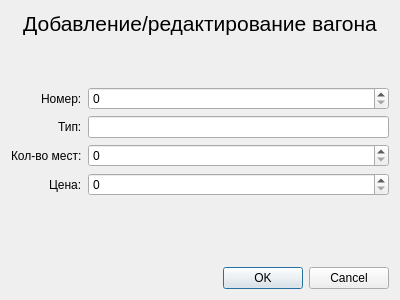
<?xml version="1.0" encoding="UTF-8"?>
<ui version="4.0">
 <class>Dialog_AddWagon</class>
 <widget class="QDialog" name="Dialog_AddWagon">
  <property name="geometry">
   <rect>
    <x>0</x>
    <y>0</y>
    <width>400</width>
    <height>300</height>
   </rect>
  </property>
  <property name="windowTitle">
   <string>Dialog</string>
  </property>
  <layout class="QVBoxLayout" name="verticalLayout">
   <item>
    <widget class="QLabel" name="mainLabel">
     <property name="font">
      <font>
       <pointsize>16</pointsize>
      </font>
     </property>
     <property name="text">
      <string>Добавление/редактирование вагона</string>
     </property>
     <property name="alignment">
      <set>Qt::AlignCenter</set>
     </property>
    </widget>
   </item>
   <item>
    <spacer name="verticalSpacer">
     <property name="orientation">
      <enum>Qt::Vertical</enum>
     </property>
     <property name="sizeHint" stdset="0">
      <size>
       <width>20</width>
       <height>40</height>
      </size>
     </property>
    </spacer>
   </item>
   <item>
    <layout class="QFormLayout" name="formLayout">
     <property name="labelAlignment">
      <set>Qt::AlignRight|Qt::AlignTrailing|Qt::AlignVCenter</set>
     </property>
     <item row="0" column="0">
      <widget class="QLabel" name="label">
       <property name="text">
        <string>Номер:</string>
       </property>
      </widget>
     </item>
     <item row="1" column="0">
      <widget class="QLabel" name="label_2">
       <property name="text">
        <string>Тип:</string>
       </property>
      </widget>
     </item>
     <item row="2" column="0">
      <widget class="QLabel" name="label_3">
       <property name="text">
        <string>Кол-во мест:</string>
       </property>
      </widget>
     </item>
     <item row="0" column="1">
      <widget class="QSpinBox" name="number">
       <property name="maximum">
        <number>999</number>
       </property>
      </widget>
     </item>
     <item row="1" column="1">
      <widget class="QLineEdit" name="type"/>
     </item>
     <item row="2" column="1">
      <widget class="QSpinBox" name="countPlace">
       <property name="maximum">
        <number>999</number>
       </property>
      </widget>
     </item>
     <item row="3" column="1">
      <widget class="QSpinBox" name="price">
       <property name="maximum">
        <number>1000000</number>
       </property>
      </widget>
     </item>
     <item row="3" column="0">
      <widget class="QLabel" name="label_4">
       <property name="text">
        <string>Цена:</string>
       </property>
      </widget>
     </item>
    </layout>
   </item>
   <item>
    <widget class="QLabel" name="labelError">
     <property name="font">
      <font>
       <pointsize>10</pointsize>
      </font>
     </property>
     <property name="styleSheet">
      <string notr="true">QLabel { color: rgb(240, 0, 0); }</string>
     </property>
     <property name="text">
      <string/>
     </property>
     <property name="alignment">
      <set>Qt::AlignCenter</set>
     </property>
    </widget>
   </item>
   <item>
    <spacer name="verticalSpacer_2">
     <property name="orientation">
      <enum>Qt::Vertical</enum>
     </property>
     <property name="sizeHint" stdset="0">
      <size>
       <width>20</width>
       <height>40</height>
      </size>
     </property>
    </spacer>
   </item>
   <item>
    <widget class="QDialogButtonBox" name="buttonBox">
     <property name="standardButtons">
      <set>QDialogButtonBox::Cancel|QDialogButtonBox::Ok</set>
     </property>
    </widget>
   </item>
  </layout>
 </widget>
 <resources/>
 <connections>
  <connection>
   <sender>buttonBox</sender>
   <signal>accepted()</signal>
   <receiver>Dialog_AddWagon</receiver>
   <slot>accept()</slot>
   <hints>
    <hint type="sourcelabel">
     <x>292</x>
     <y>270</y>
    </hint>
    <hint type="destinationlabel">
     <x>199</x>
     <y>149</y>
    </hint>
   </hints>
  </connection>
  <connection>
   <sender>buttonBox</sender>
   <signal>rejected()</signal>
   <receiver>Dialog_AddWagon</receiver>
   <slot>reject()</slot>
   <hints>
    <hint type="sourcelabel">
     <x>292</x>
     <y>270</y>
    </hint>
    <hint type="destinationlabel">
     <x>199</x>
     <y>149</y>
    </hint>
   </hints>
  </connection>
 </connections>
</ui>
